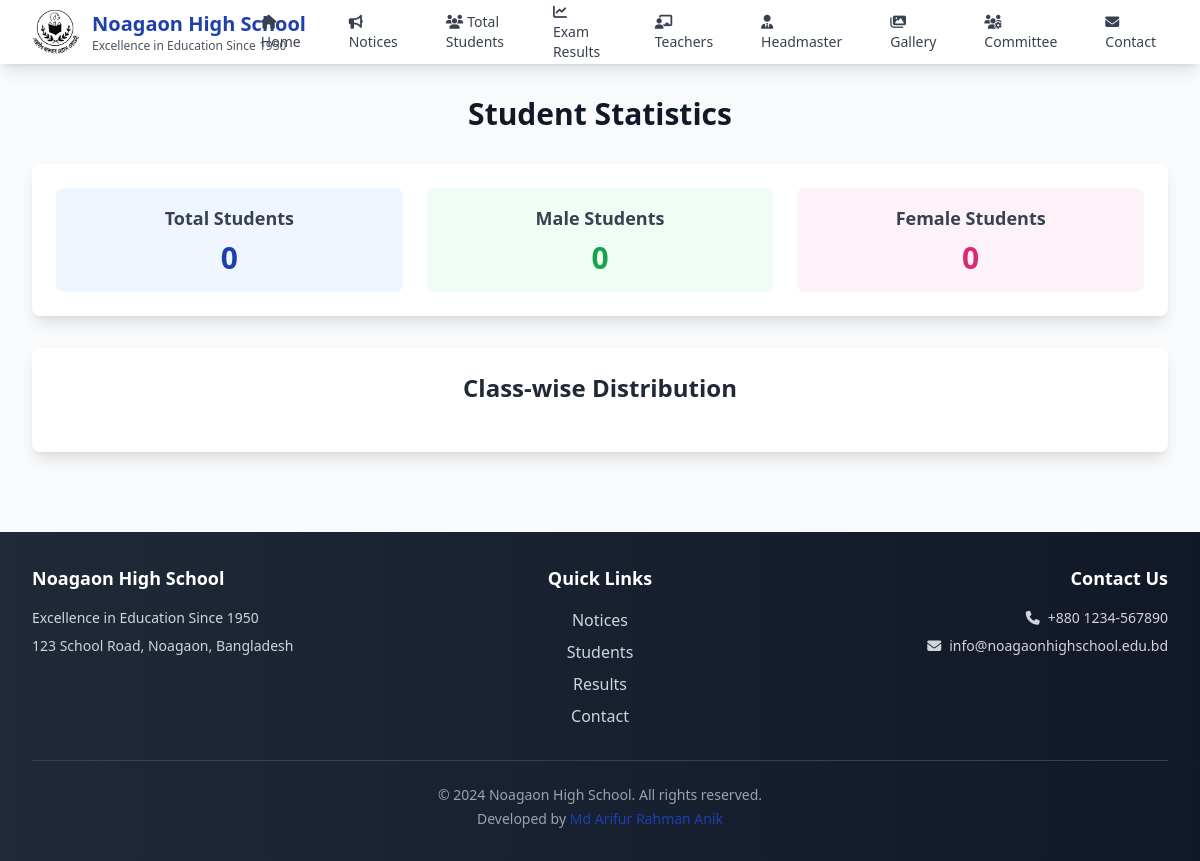
The app's page /students/, older data.
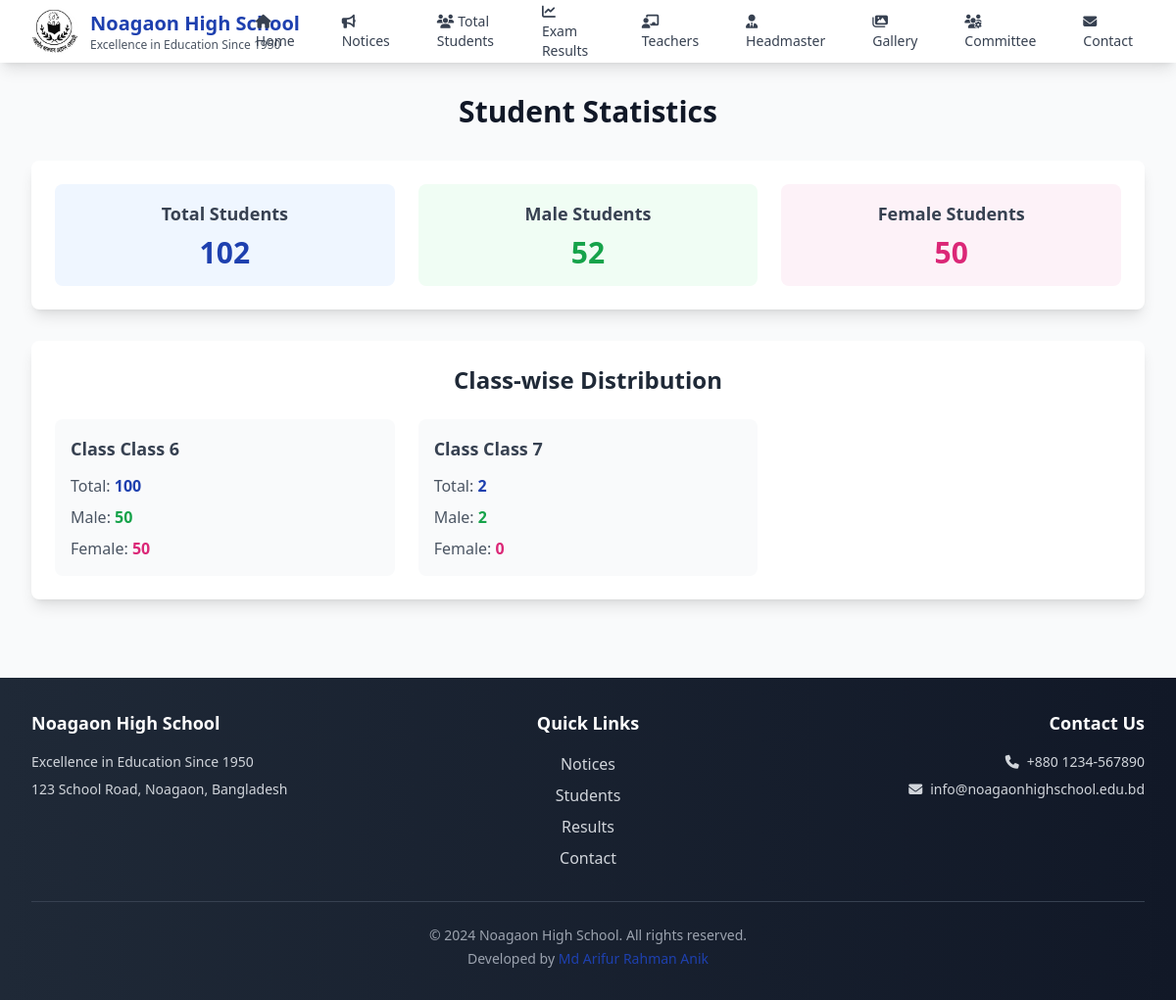
The same page, newer data.
### main/models.py (models this page shows, shortened)
class ClasswiseStudentCount(models.Model):
    student_class = models.ForeignKey(StudentClass, on_delete=models.PROTECT,
                                    help_text="Class for which to record student count")
    academic_year = models.PositiveIntegerField(help_text="Academic year (e.g., 2025)")
    total_students = models.PositiveIntegerField(help_text="Total number of students in this class")
    total_male = models.PositiveIntegerField(help_text="Number of male students", default=0)
    total_female = models.PositiveIntegerField(help_text="Number of female students", default=0)
    last_updated = models.DateTimeField(auto_now=True)
    updated_by = models.ForeignKey(User, on_delete=models.CASCADE)
    class Meta:
        ordering = ['academic_year', 'student_class__order']
        unique_together = ['student_class', 'academic_year']
        verbose_name = "Class-wise Student Count"
        verbose_name_plural = "Class-wise Student Counts"

class StudentClass(models.Model):
    name = models.CharField(max_length=50, help_text="Class name (e.g., 'Class 6')")
    code = models.CharField(max_length=10, unique=True, help_text="Short code for the class (e.g., '6')")
    description = models.TextField(blank=True, help_text="Description of this class")
    order = models.PositiveIntegerField(default=0, help_text="Display order in lists")
    is_active = models.BooleanField(default=True, help_text="Whether this class is currently accepting students")
    class Meta:
        ordering = ['order', 'name']
        verbose_name = "Student Class"
        verbose_name_plural = "Student Classes"

### main/views.py (the view)
# urls.py: path('students/', views.students, name='students'),
def students(request):
    current_year = 2025  # You might want to make this dynamic
    class_stats = ClasswiseStudentCount.objects.filter(academic_year=current_year)
    total_students = sum(stat.total_students for stat in class_stats)
    male_students = sum(stat.total_male for stat in class_stats)
    female_students = sum(stat.total_female for stat in class_stats)
    class_stats_data = [
        {
            'class_name': stat.student_class.name,
            'total': stat.total_students,
            'male': stat.total_male,
            'female': stat.total_female
        }
        for stat in class_stats
    ]
    context = {
        'total_students': total_students,
        'male_students': male_students,
        'female_students': female_students,
        'class_stats': class_stats_data
    }
    return render(request, 'main/students.html', context)

### main/context_processors.py (called while the page is built)
def get_default_logo():
    logo_path = os.path.join(settings.MEDIA_ROOT, 'logo', 'Noagaon_logo.jpg')
    if os.path.exists(logo_path):
        return f"{settings.MEDIA_URL}logo/Noagaon_logo.jpg"
    return None

### templates/main/students.html (shortened to what this page needs)
{% extends 'base.html' %}
{% block content %}
<div class="max-w-7xl mx-auto px-4 sm:px-6 lg:px-8 py-8">
    <h1 class="text-3xl font-bold text-gray-900 mb-8 text-center">Student Statistics</h1>
    <div class="bg-white rounded-lg shadow-lg p-6 mb-8">
        <div class="grid grid-cols-1 md:grid-cols-3 gap-6 text-center">
            <div class="p-4 bg-blue-50 rounded-lg">
                <h3 class="text-lg font-semibold text-gray-700">Total Students</h3>
                <p class="text-3xl font-bold text-primary mt-2">{{ total_students }}</p>
            </div>
            <div class="p-4 bg-green-50 rounded-lg">
                <h3 class="text-lg font-semibold text-gray-700">Male Students</h3>
                <p class="text-3xl font-bold text-green-600 mt-2">{{ male_students }}</p>
            </div>
            <div class="p-4 bg-pink-50 rounded-lg">
                <h3 class="text-lg font-semibold text-gray-700">Female Students</h3>
                <p class="text-3xl font-bold text-pink-600 mt-2">{{ female_students }}</p>
            </div>
        </div>
    </div>
    <div class="bg-white rounded-lg shadow-lg p-6">
        <h2 class="text-2xl font-semibold text-gray-800 mb-6 text-center">Class-wise Distribution</h2>
        <div class="grid grid-cols-1 md:grid-cols-2 lg:grid-cols-3 gap-6">
            {% for stat in class_stats %}
            <div class="bg-gray-50 rounded-lg p-4">
                <h3 class="text-lg font-semibold text-gray-700 mb-3">Class {{ stat.class_name }}</h3>
                <div class="space-y-2">
                    <p class="text-gray-600">Total: <span class="font-bold text-primary">{{ stat.total }}</span></p>
                    <p class="text-gray-600">Male: <span class="font-bold text-green-600">{{ stat.male }}</span></p>
                    <p class="text-gray-600">Female: <span class="font-bold text-pink-600">{{ stat.female }}</span></p>
                </div>
            </div>
            {% endfor %}
        </div>
    </div>
</div>
{% endblock %}

Row changes from the older to the newer data that the page shows:
added ClasswiseStudentCount: class_name "Class 6", total "100", male "50", female "50"
added ClasswiseStudentCount: class_name "Class 7", total "2", male "2", female "0"
Text that changed along with them:
{{ total_students }}: "0" → "102"
{{ male_students }}: "0" → "52"
{{ female_students }}: "0" → "50"
